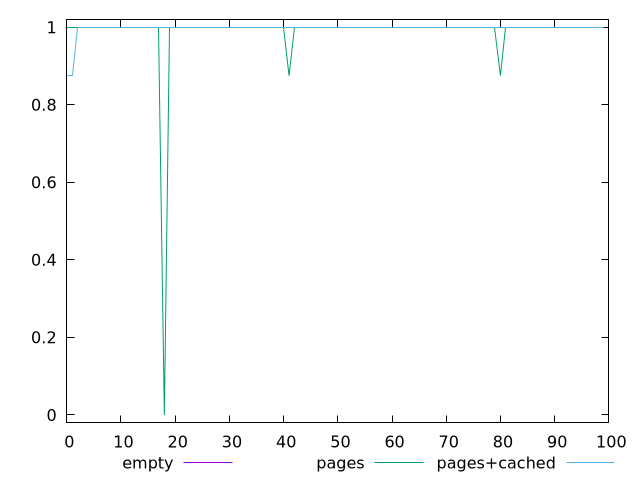

Reproduce this figure in gnuplot.
$_empty <<EOF
1
1
1
1
1
1
1
1
1
1
1
1
1
1
1
1
1
1
1
1
1
1
1
1
1
1
1
1
1
1
1
1
1
1
1
1
1
1
1
1
1
1
1
1
1
1
1
1
1
1
1
1
1
1
1
1
1
1
1
1
1
1
1
1
1
1
1
1
1
1
1
1
1
1
1
1
1
1
1
1
1
1
1
1
1
1
1
1
1
1
1
1
1
1
1
1
1
1
1
1
EOF
$_pages <<EOF
1
1
1
1
1
1
1
1
1
1
1
1
1
1
1
1
1
1
0
1
1
1
1
1
1
1
1
1
1
1
1
1
1
1
1
1
1
1
1
1
1
0.875
1
1
1
1
1
1
1
1
1
1
1
1
1
1
1
1
1
1
1
1
1
1
1
1
1
1
1
1
1
1
1
1
1
1
1
1
1
1
0.875
1
1
1
1
1
1
1
1
1
1
1
1
1
1
1
1
1
1
1
EOF
$_pagesCached <<EOF
0.875
0.875
1
1
1
1
1
1
1
1
1
1
1
1
1
1
1
1
1
1
1
1
1
1
1
1
1
1
1
1
1
1
1
1
1
1
1
1
1
1
1
1
1
1
1
1
1
1
1
1
1
1
1
1
1
1
1
1
1
1
1
1
1
1
1
1
1
1
1
1
1
1
1
1
1
1
1
1
1
1
1
1
1
1
1
1
1
1
1
1
1
1
1
1
1
1
1
1
1
1
EOF
set key outside below
set terminal pngcairo
set output "report_00005_2020-11-02T22-26-11.212Z/unminified-javascript/unminified-javascript_empty_pages_pages+cached.png"
set yrange [-0.02:1.02]
plot $_empty title "empty" with line ,$_pages title "pages" with line ,$_pagesCached title "pages+cached" with line ,
